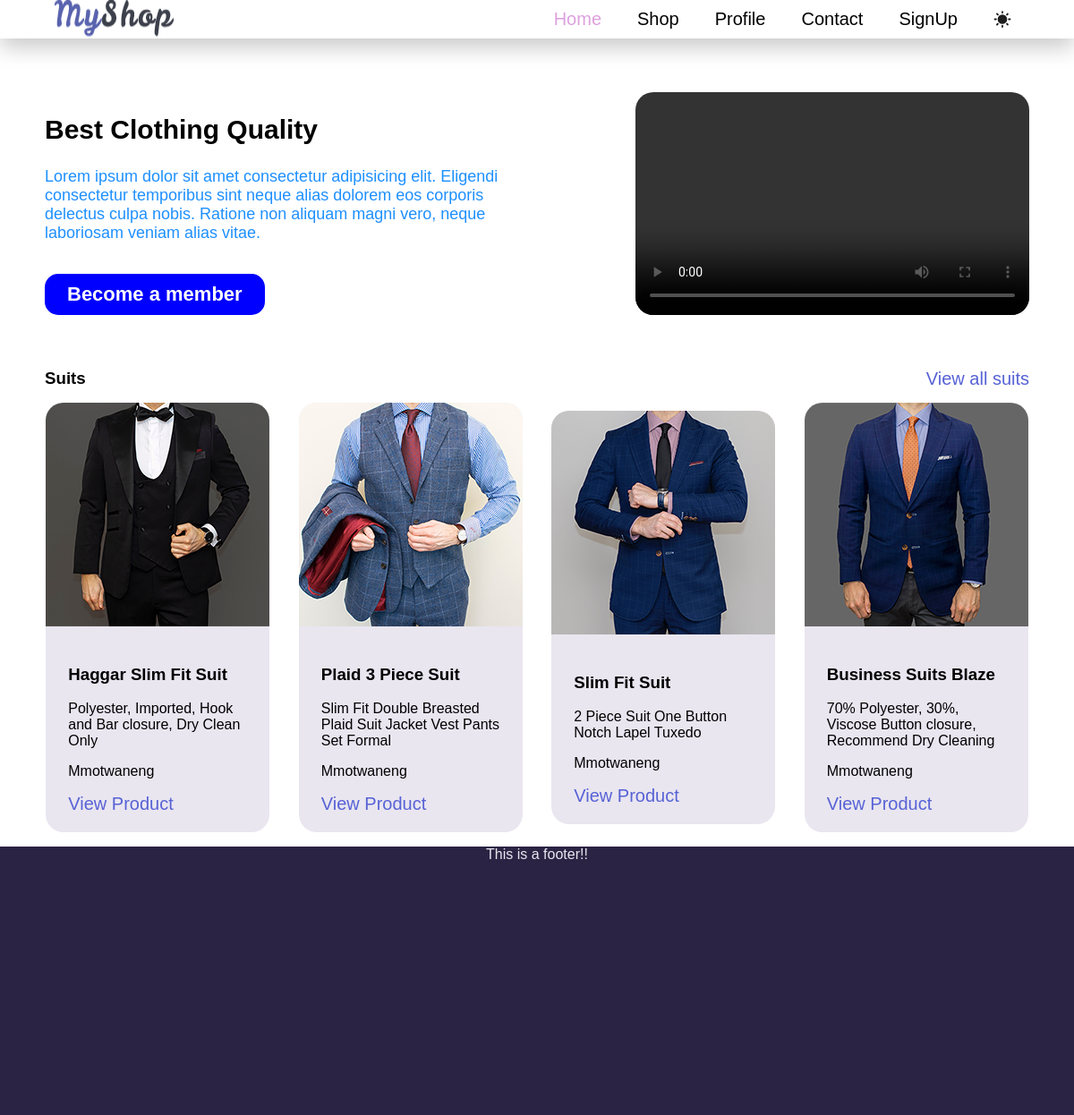
The page / on the database its author committed.
### products/models.py (models this page shows, shortened)
class Product(models.Model):
    title = models.CharField(max_length=20)
    description = models.TextField()
    category = models.ManyToManyField(Category)
    image = models.ImageField(blank=True, upload_to="product-img")
    brand = models.ForeignKey(Brand, on_delete=models.CASCADE, null=True, related_name="products")
    price = models.PositiveIntegerField()
    slug = models.SlugField(blank=True)
    is_bestseller = models.BooleanField(default=False)
    suggestions = models.ManyToManyField('self')

class Brand(models.Model):
    title = models.CharField(max_length=50)
    logo = models.ImageField()
    address = models.OneToOneField(Address, on_delete=models.CASCADE, null=True)

class Address(models.Model):
    street = models.CharField(max_length=50)
    zip_code = models.PositiveIntegerField()
    city = models.CharField(max_length=30)
    country = models.CharField(max_length=30)

### products/views.py (the view, shortened to what this page needs)
# urls.py: path('', views.IndexView.as_view(), name="home"),
class IndexView(View):
    def get(self, request):
        product_numb = 4
        products = Product.objects.all().order_by('id')[:4]
        suits = Product.objects.filter(brand__title = "Tom Ford")
        return render(request, "products/home.html", {
            "name": "donald",
            "number": product_numb,
            "products": products
        })

### products/templates/products/home.html (shortened to what this page needs)
{% extends "base.html" %}
{% load static %}
{% block css %}{% static "products/style.css" %}{% endblock %}
{% block body %}
    {% include "includes/nav.html" %}
<section id="intro">
    <div style="width: 50%;">
        <h1>Best Clothing Quality</h1>
        <p>Lorem ipsum dolor sit amet consectetur adipisicing elit. Eligendi consectetur temporibus sint neque alias dolorem eos corporis delectus culpa nobis. Ratione non aliquam magni vero, neque laboriosam veniam alias vitae.</p>
        <a onclick="hideNav()" id="member-btn">Become a member</a>
    </div>
    <video controls>
        <source src="{% static "products/video/27 - intro-video.mp4" %}">
    </video>
</section>
<div class="product-nav">
    <h3>Suits</h3>
    <a href="{% url "productcat" "suits" %}">View all suits</a>
</div>
<main id="product-intro">
    {% for product in products %}
        <div class="product-card">
            <img src="{{product.image.url}}" class="product-image" alt="suit-image">
            <div style="padding: 20px 25px;">
                <h3>{{product.title}}</h3>
                <p>{{product.description}}</p>
                {% if product.brand %}
                    <p>{{product.brand.address.street}}</p>
                {% endif %}
                <a href="{% url "product_page" product.brand.title product.slug %}">View Product</a>
            </div>
        </div>
    {% endfor %}
</main>
<footer>
    <p>This is a footer!!</p>
</footer>
{% endblock %}

### templates/base.html (shortened to what this page needs)
{% load static %}
<!DOCTYPE html>
<html lang="en">
  <head>
    <link rel="stylesheet" href="{% block css %}{% endblock %}">
  </head>
  <body>
    {% block body %}{% endblock %}
  </body>
</html>

### templates/includes/nav.html (shortened to what this page needs)
{% load static%}
<header>
    <img src="{% static "img/12 - brand-logo.png" %}" alt="logo">
    <nav class="main-nav">
        <a href="{% url "home" %}" id="selected">Home</a>
        <a href="shop.html">Shop</a>
        <a href="profile.html">Profile</a>
        <a href="contact.html">Contact</a>
        <a href="{% url "signup" %}">SignUp</a>
    </nav>
</header>

### products/static/products/style.css (style rules this page uses)
body { font-family: Arial, Helvetica, sans-serif; margin: 0; }
header { display: flex; padding: 0 5%; background-color:white ; justify-content: space-between; box-shadow: 0px 10px 25px rgba(0, 0, 0, 0.212); }
.main-nav { background-color: white; padding: 10px; display: flex; column-gap: 40px; transition-duration: 2s ; }
a { font-size: 20px; color: black; font-family: Arial, Helvetica, sans-serif; text-decoration: none; }
#selected { color: plum; }
#intro { display: flex; width: 1100px; margin: 60px auto; justify-content: space-between; }
#intro a { background-color: blue; color: white; padding: 10px 25px; font-size: 22px; font-weight: bold; border-radius: 15px; transition-duration: 2s; display: block; width: fit-content; animation: slide-up 2s; }
#intro h1 { font-size: 30px; }
#intro p { font-size: 18px; margin-bottom: 35px; color: dodgerblue; }
video { width: 40%; border-radius: 20px; }
.product-nav { display: flex; justify-content: space-between; width: 1100px; margin: 15px auto; }
.product-nav h3 { margin: 0; }
.product-nav a, main a { color: #5762d5; text-decoration: none; transition-duration: 2s; }
#product-intro { display: flex; flex-wrap: wrap; justify-content: center; width: 1100px; margin: auto; gap: 30px 30px; }
.product-card { background-color: #e9e6f0; border-radius: 20px; width: 250px; margin: auto; color: black; }
.product-image { border-radius: 20px 20px 0 0; width: 250px; }
footer { background-color: #2b2343; height: 300px; width: 100%; text-align: center; color: #e9e6f0; }

### rows shown on the page
Product: image (picture), title "Haggar Slim Fit Suit", description "Polyester, Imported, Hook and Bar closure, Dry Clean Only", brand.address.street "Mmotwaneng"
Product: image (picture), title "Plaid 3 Piece Suit", description "Slim Fit Double Breasted Plaid Suit Jacket Vest Pants Set Formal", brand.address.street "Mmotwaneng"
Product: image (picture), title "Slim Fit Suit", description "2 Piece Suit One Button Notch Lapel Tuxedo", brand.address.street "Mmotwaneng"
Product: image (picture), title "Business Suits Blaze", description "70% Polyester, 30%, Viscose Button closure, Recommend Dry Cleaning", brand.address.street "Mmotwaneng"
